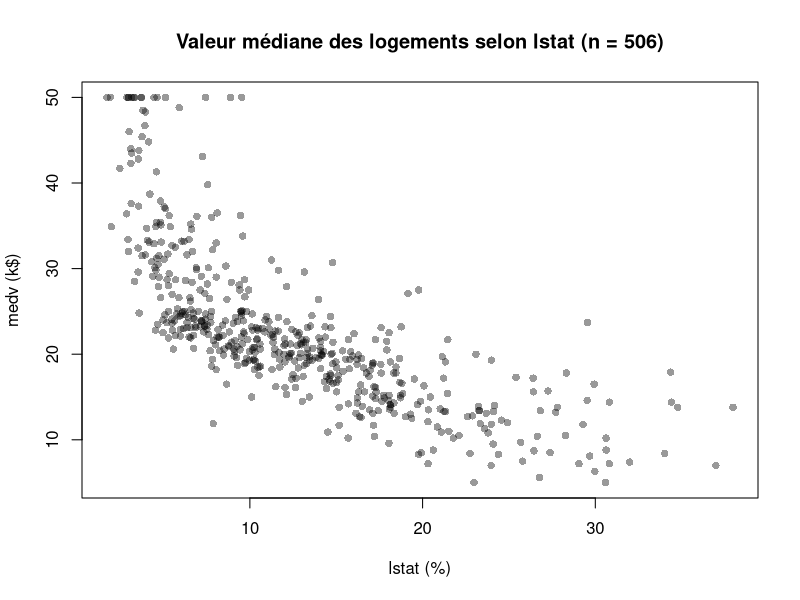
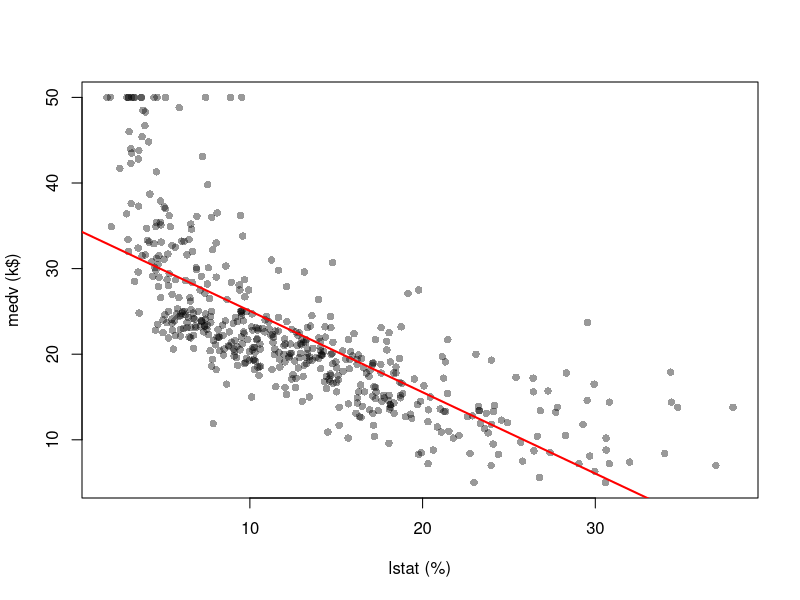
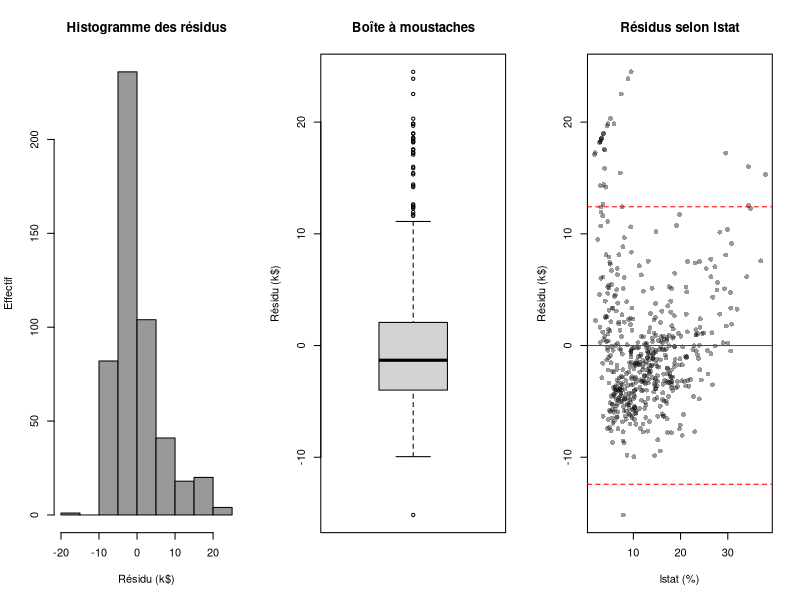
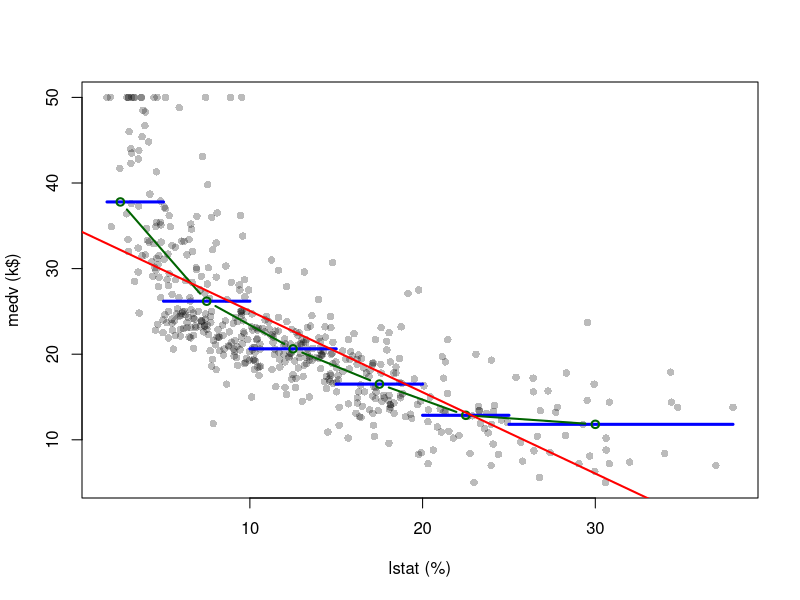
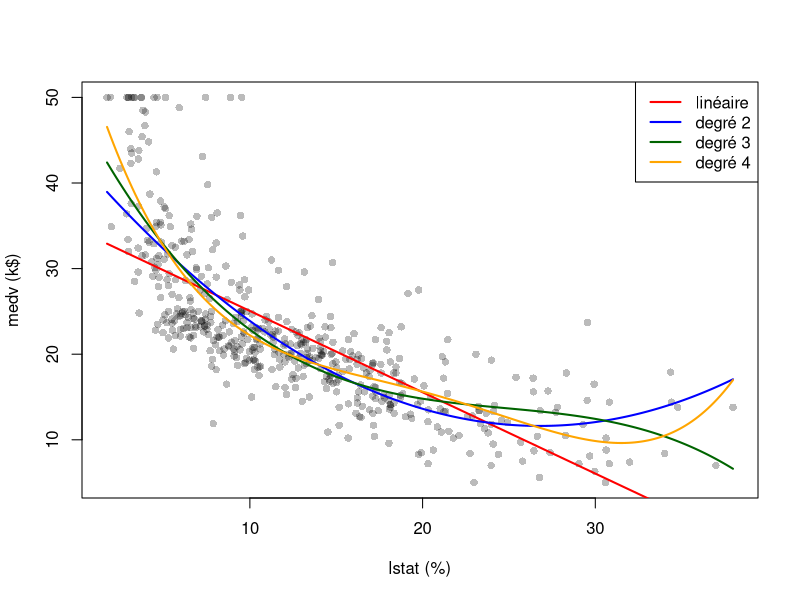

Here is the R script that generated these plots, in order:
# TP — Partie 2 : régression sur MASS::Boston (X = lstat, Y = medv en k$)
# Exécution : Rscript tp_partie2.R
library(MASS)
data("Boston")
x <- Boston$lstat; y <- Boston$medv
options(bitmapType = "cairo")   # accents corrects dans les PNG
invisible(Sys.setlocale("LC_ALL", "C.UTF-8"))
dir.create("figures", showWarnings = FALSE)

# Q1. Nuage de points
png("figures/fig_boston_nuage.png", width = 700, height = 450)
plot(x, y, pch = 16, col = "#00000066", xlab = "lstat (%)", ylab = "medv (k$)",
     main = "Valeur médiane des logements selon lstat (n = 506)")
dev.off()

# Q2. Droite des moindres carrés : formules du cours puis lm()
b1 <- sum((x - mean(x)) * (y - mean(y))) / sum((x - mean(x))^2)
b0 <- mean(y) - b1 * mean(x)
mod <- lm(medv ~ lstat, data = Boston)
c(b0 = b0, b1 = b1); coef(mod)
all.equal(unname(coef(mod)), c(b0, b1))
summary(mod)
png("figures/fig_boston_droite.png", width = 700, height = 450)
plot(x, y, pch = 16, col = "#00000066", xlab = "lstat (%)", ylab = "medv (k$)")
abline(mod, col = "red", lwd = 2)
dev.off()

# Q3-Q4. Corrélation, R², test de Pearson (H0 : rho = 0)
r <- cor(x, y); c(r = r, r2 = r^2, R2_lm = summary(mod)$r.squared)
cor.test(x, y)

# Q5-Q6. Valeurs ajustées et résidus
head(cbind(observe = y, ajuste = fitted(mod)))
res <- residuals(mod)
c(sd_empirique = sd(res), sigma = sigma(mod))   # sigma : dénominateur n-2
png("figures/fig_boston_residus.png", width = 1100, height = 400)
par(mfrow = c(1, 3))
hist(res, col = "grey60", ylab = "Effectif", xlab = "Résidu (k$)", main = "Histogramme des résidus")
boxplot(res, ylab = "Résidu (k$)", main = "Boîte à moustaches")
plot(x, res, pch = 16, col = "#00000066", xlab = "lstat (%)", ylab = "Résidu (k$)",
     main = "Résidus selon lstat")
abline(h = c(-2, 0, 2) * sd(res), lty = c(2, 1, 2), col = "red")
dev.off()

# Q7. Prévision pour lstat = 12 %
predict(mod, data.frame(lstat = 12))

# Q8. Régressogramme (6 classes)
cl <- cut(x, breaks = c(-Inf, 5, 10, 15, 20, 25, Inf))
moy <- tapply(y, cl, mean); moy
bornes <- c(min(x), 5, 10, 15, 20, 25, max(x))   # bornes réelles pour tracer
centres <- c(2.5, 7.5, 12.5, 17.5, 22.5, 30)     # centres ; extrêmes : milieu [0;5], 30 pour >25
png("figures/fig_boston_regressogramme.png", width = 700, height = 450)
plot(x, y, pch = 16, col = "#00000044", xlab = "lstat (%)", ylab = "medv (k$)")
segments(bornes[-7], moy, bornes[-1], moy, col = "blue", lwd = 3)
lines(centres, moy, col = "darkgreen", lwd = 2, type = "b")
abline(mod, col = "red", lwd = 2)
dev.off()
table(cl)

# Q9-Q10. Polynômes de degré 2, 3, 4 et AIC
mods <- list(lin = mod,
             d2 = lm(medv ~ poly(lstat, 2, raw = TRUE), Boston),
             d3 = lm(medv ~ poly(lstat, 3, raw = TRUE), Boston),
             d4 = lm(medv ~ poly(lstat, 4, raw = TRUE), Boston))
sapply(mods, function(m) summary(m)$r.squared)
sapply(mods, AIC)
xs <- data.frame(lstat = seq(min(x), max(x), length.out = 200))
png("figures/fig_boston_poly.png", width = 700, height = 450)
plot(x, y, pch = 16, col = "#00000044", xlab = "lstat (%)", ylab = "medv (k$)")
for (i in 1:4) lines(xs$lstat, predict(mods[[i]], xs), col = c("red", "blue", "darkgreen", "orange")[i], lwd = 2)
legend("topright", c("linéaire", "degré 2", "degré 3", "degré 4"),
       col = c("red", "blue", "darkgreen", "orange"), lwd = 2)
dev.off()
